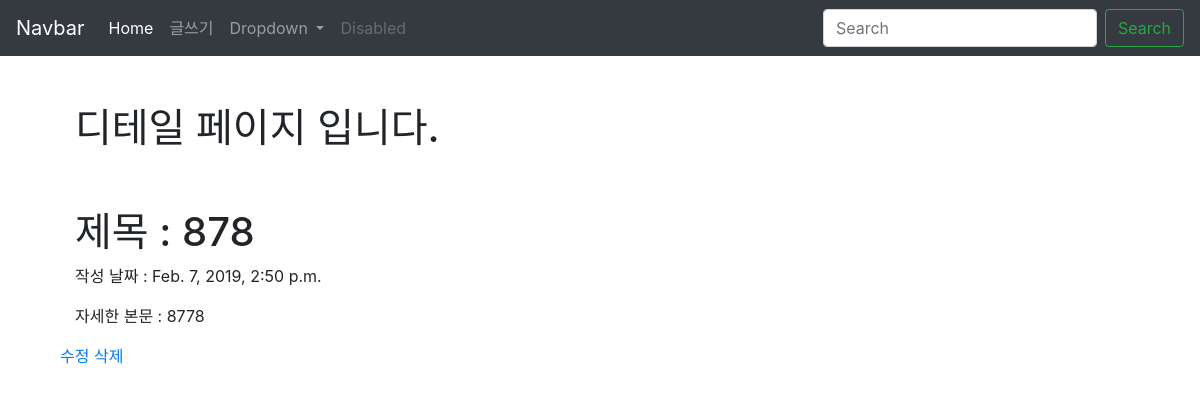
The app's page /blog/4/ with its own data.
### hello/models.py (models this page shows, shortened)
class Blog(models.Model):
    title = models.CharField(max_length=200)
    pub_date = models.DateTimeField('date published')
    body = models.TextField()

### hello/views.py (the view)
# urls.py: path('<int:blog_id>/', views.detail, name='detail'),
def detail(request, blog_id):
    blog_detail = get_object_or_404(Blog, pk=blog_id)
    return render(request, 'detail.html', {'blog': blog_detail })

### hello/templates/detail.html
{%extends 'base.html'%}
{% block content %}
<div class="container">
  <div class="container">
    <br><br>
    <h1>디테일 페이지 입니다.</h1>
    <br><br>
    <h1>제목 : {{blog.title}}</h1>
    <p> 작성 날짜 : {{blog.pub_date}} </p>
    <P> 자세한 본문 : {{blog.body}} </P>
  </div>
  <a href="{% url 'renew' blog.id %}">수정</a>
  <a href="{% url 'delete' blog.id %}">삭제</a>
  </body>
  {% endblock %}

### records on screen
Blog: title "878", pub_date "Feb. 7, 2019, 2:50 p.m.", body "8778"
